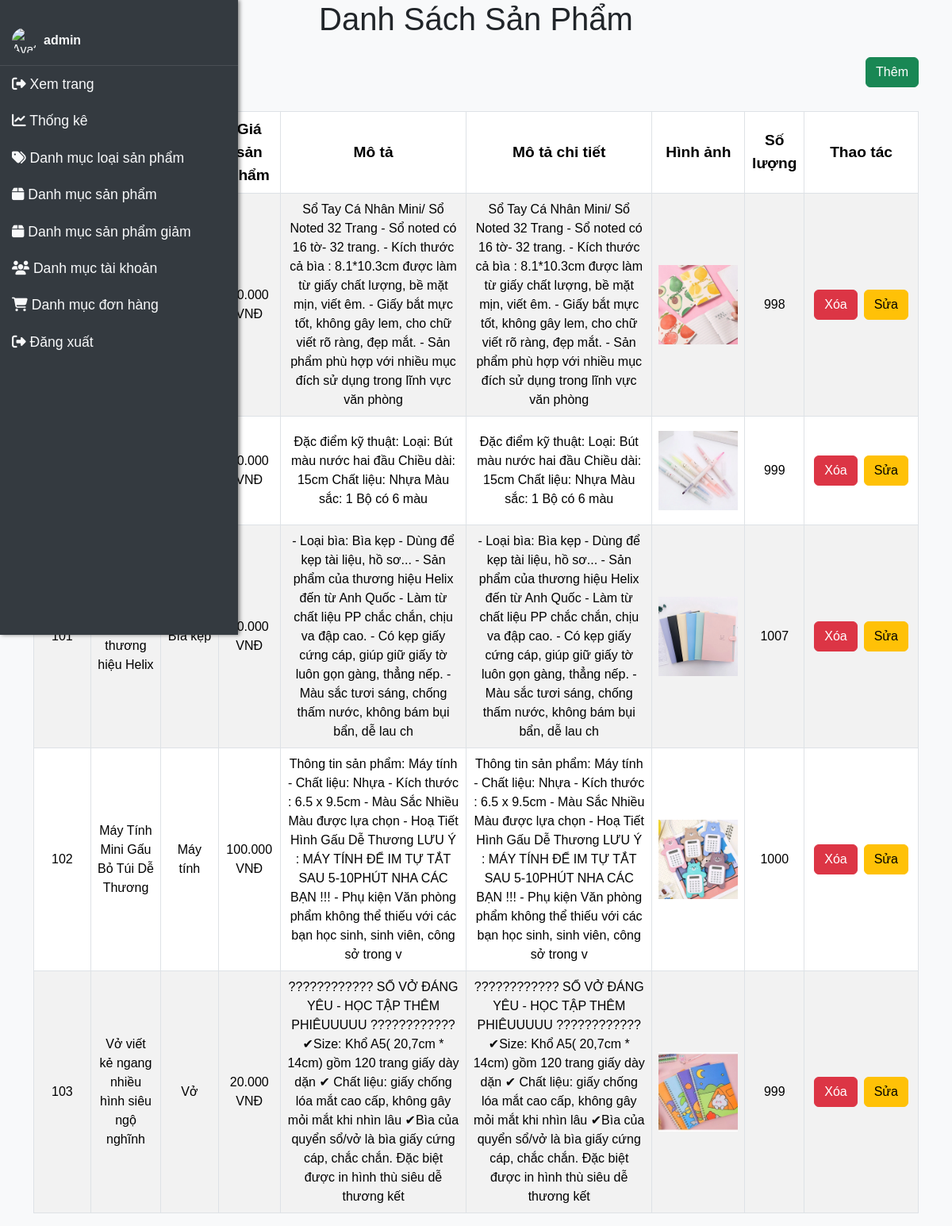
Screenshot of /admin/Pages/ListProduct.php (signed in) with the database file from the repository.
### tables this page shows
CREATE TABLE `sanpham` (
  `sp_ma` int(11) NOT NULL,
  `loaisp_ten` varchar(100) NOT NULL,
  `sp_ten` varchar(250) NOT NULL,
  `sp_gia` varchar(250) NOT NULL,
  `sp_mota` varchar(300) DEFAULT NULL,
  `sp_motachitiet` varchar(300) NOT NULL,
  `sp_img` varchar(50) NOT NULL,
  `sp_soluong` int(250) NOT NULL DEFAULT 1,
  `loaisanpham` varchar(50) NOT NULL
);

### admin/Pages/ListProduct.php (the view, shortened to what this page needs)
<!DOCTYPE html>
<html lang="en">
<head>
    <link href="https://cdn.jsdelivr.net/npm/bootstrap@5.3.1/dist/css/bootstrap.min.css" rel="stylesheet">
    <link rel="stylesheet" href="https://cdn.datatables.net/1.11.5/css/jquery.dataTables.min.css">
</head>
<body>
    <?php
    include('./MenuAdmin.php');
    include('../Includes/conn/connect.php');
    $sqlSP = "SELECT * FROM sanpham";
    $resultSP = $connect->query($sqlSP);
    $danhsachSP = [];
    while ($row = mysqli_fetch_array($resultSP, MYSQLI_ASSOC)) {
        $danhsachSP[] = array(
            'sp_ma' => $row['sp_ma'],
            'sp_ten' => $row['sp_ten'],
            'loaisanpham' => $row['loaisanpham'],
            'loaisp_ten' => $row['loaisp_ten'],
            'sp_gia' => $row['sp_gia'],
            'sp_mota' => $row['sp_mota'],
            'sp_motachitiet' => $row['sp_motachitiet'],
            'sp_img' => $row['sp_img'],
            'sp_soluong' => $row['sp_soluong']
        );
    }
    ?>
    <div class="container">
        <h1 class="text-center mb-4">Danh Sách Sản Phẩm</h1>
        <div class="text-end mb-3">
            <button type="button" class="btn btn-success" data-bs-toggle="modal" data-bs-target="#AddProduct">
                Thêm
            </button>
        </div>
        <table id="danhsach" class="table table-striped table-bordered table-hover">
            <thead>
                <tr style="font-size: larger;">
                    <th>Mã sản phẩm</th>
                    <th>Tên sản phẩm</th>
                    <th>Loại sản phẩm</th>
                    <th>Giá sản phẩm</th>
                    <th>Mô tả</th>
                    <th>Mô tả chi tiết</th>
                    <th>Hình ảnh</th>
                    <th>Số lượng</th>
                    <th>Thao tác</th>
                </tr>
            </thead>
            <tbody>
                <?php
                foreach ($danhsachSP as $row) {
                    $imgPath = '../../Assets/img/SanPham/' . htmlspecialchars($row['sp_img']);
                    echo "<tr>
                        <td>{$row['sp_ma']}</td>
                        <td>{$row['sp_ten']}</td>
                        <td>{$row['loaisp_ten']}</td>
                        <td>" . number_format($row['sp_gia'], 0, ',', '.') . " VNĐ</td>
                        <td>{$row['sp_mota']}</td>
                        <td>{$row['sp_motachitiet']}</td>
                        <td><img src='{$imgPath}' alt='Hình ảnh sản phẩm'></td>
                        <td>{$row['sp_soluong']}</td>
                        <td>
                            <div class='d-flex justify-content-center'>
                                <a href='../Includes/BE/DeleteSQL.php?key=sp_ma&table=sanpham&datakey={$row['sp_ma']}' class='btn btn-danger mx-1'>Xóa</a>
                                <a href='../Pages/Form_product.php?datakey={$row['sp_ma']}' class='btn btn-warning mx-1'>Sửa</a>
                            </div>
                        </td>
                    </tr>";
                }
                ?>
            </tbody>
        </table>
    </div>
</body>
</html>

### admin/Pages/ListProduct.php (style rules this page uses)
body { background-color: #f8f9fa; }
h1 { color: tomato; }
.table th, .table td { vertical-align: middle; text-align: center; }
img { max-height: 100px; width: auto; }
.table { margin-top: 20px; }
.btn-success { margin-bottom: 10px; }

### admin/Includes/FE/Menu.php (style rules this page uses)
body { font-family: 'Arial', sans-serif; background-color: #f8f9fa; transition: margin-left 0.3s; display: flex; margin: 0; }

### rows the page displays
sanpham: sp_gia "20.000", sp_mota "Sổ Tay Cá Nhân Mini/ Sổ Noted 32 Trang - Sổ noted có 16 tờ- 32 trang. - Kích thước cả bìa : 8.1*10.3cm được làm từ giấy chất lượng, bề mặt mịn, viết êm. - Giấy bắt mực tốt, không gây lem, cho chữ viết rõ ràng, đẹp mắt. - Sản phẩm phù hợp với nhiều mục đích sử dụng trong lĩnh vực văn phòng", sp_motachitiet "Sổ Tay Cá Nhân Mini/ Sổ Noted 32 Trang - Sổ noted có 16 tờ- 32 trang. - Kích thước cả bìa : 8.1*10.3cm được làm từ giấy chất lượng, bề mặt mịn, viết êm. - Giấy bắt mực tốt, không gây lem, cho chữ viết rõ ràng, đẹp mắt. - Sản phẩm phù hợp với nhiều mục đích sử dụng trong lĩnh vực văn phòng", sp_img (picture), sp_soluong "998"
sanpham: sp_gia "40.000", sp_mota "Đặc điểm kỹ thuật: Loại: Bút màu nước hai đầu Chiều dài: 15cm Chất liệu: Nhựa Màu sắc: 1 Bộ có 6 màu", sp_motachitiet "Đặc điểm kỹ thuật: Loại: Bút màu nước hai đầu Chiều dài: 15cm Chất liệu: Nhựa Màu sắc: 1 Bộ có 6 màu", sp_img (picture), sp_soluong "999"
sanpham: sp_ma "101", loaisp_ten "Bìa kẹp", sp_gia "50.000", sp_mota "- Loại bìa: Bìa kẹp - Dùng để kẹp tài liệu, hồ sơ... - Sản phẩm của thương hiệu Helix đến từ Anh Quốc - Làm từ chất liệu PP chắc chắn, chịu va đập cao. - Có kẹp giấy cứng cáp, giúp giữ giấy tờ luôn gọn gàng, thẳng nếp. - Màu sắc tươi sáng, chống thấm nước, không bám bụi bẩn, dễ lau ch", sp_motachitiet "- Loại bìa: Bìa kẹp - Dùng để kẹp tài liệu, hồ sơ... - Sản phẩm của thương hiệu Helix đến từ Anh Quốc - Làm từ chất liệu PP chắc chắn, chịu va đập cao. - Có kẹp giấy cứng cáp, giúp giữ giấy tờ luôn gọn gàng, thẳng nếp. - Màu sắc tươi sáng, chống thấm nước, không bám bụi bẩn, dễ lau ch", sp_img (picture), sp_soluong "1007"
sanpham: sp_ma "102", sp_ten "Máy Tính Mini Gấu Bỏ Túi Dễ Thương", loaisp_ten "Máy tính", sp_gia "100.000", sp_mota "Thông tin sản phẩm: Máy tính - Chất liệu: Nhựa - Kích thước : 6.5 x 9.5cm - Màu Sắc Nhiều Màu được lựa chọn - Hoạ Tiết Hình Gấu Dễ Thương LƯU Ý : MÁY TÍNH ĐỂ IM TỰ TẮT SAU 5-10PHÚT NHA CÁC BẠN !!! - Phụ kiện Văn phòng phẩm không thể thiếu với các bạn học sinh, sinh viên, công sở trong v", sp_motachitiet "Thông tin sản phẩm: Máy tính - Chất liệu: Nhựa - Kích thước : 6.5 x 9.5cm - Màu Sắc Nhiều Màu được lựa chọn - Hoạ Tiết Hình Gấu Dễ Thương LƯU Ý : MÁY TÍNH ĐỂ IM TỰ TẮT SAU 5-10PHÚT NHA CÁC BẠN !!! - Phụ kiện Văn phòng phẩm không thể thiếu với các bạn học sinh, sinh viên, công sở trong v", sp_img (picture), sp_soluong "1000"
sanpham: sp_ma "103", sp_ten "Vở viết kẻ ngang nhiều hình siêu ngộ nghĩnh", loaisp_ten "Vở", sp_gia "20.000", sp_mota "???????????? SỔ VỞ ĐÁNG YÊU - HỌC TẬP THÊM PHIÊUUUUU ???????????? ✔Size: Khổ A5( 20,7cm * 14cm) gồm 120 trang giấy dày dặn ✔ Chất liệu: giấy chống lóa mắt cao cấp, không gây mỏi mắt khi nhìn lâu ✔Bìa của quyển sổ/vở là bìa giấy cứng cáp, chắc chắn. Đặc biệt được in hình thù siêu dễ thương kết", sp_motachitiet "???????????? SỔ VỞ ĐÁNG YÊU - HỌC TẬP THÊM PHIÊUUUUU ???????????? ✔Size: Khổ A5( 20,7cm * 14cm) gồm 120 trang giấy dày dặn ✔ Chất liệu: giấy chống lóa mắt cao cấp, không gây mỏi mắt khi nhìn lâu ✔Bìa của quyển sổ/vở là bìa giấy cứng cáp, chắc chắn. Đặc biệt được in hình thù siêu dễ thương kết", sp_img (picture), sp_soluong "999"

### other values shown
$_SESSION['username'] "admin"
